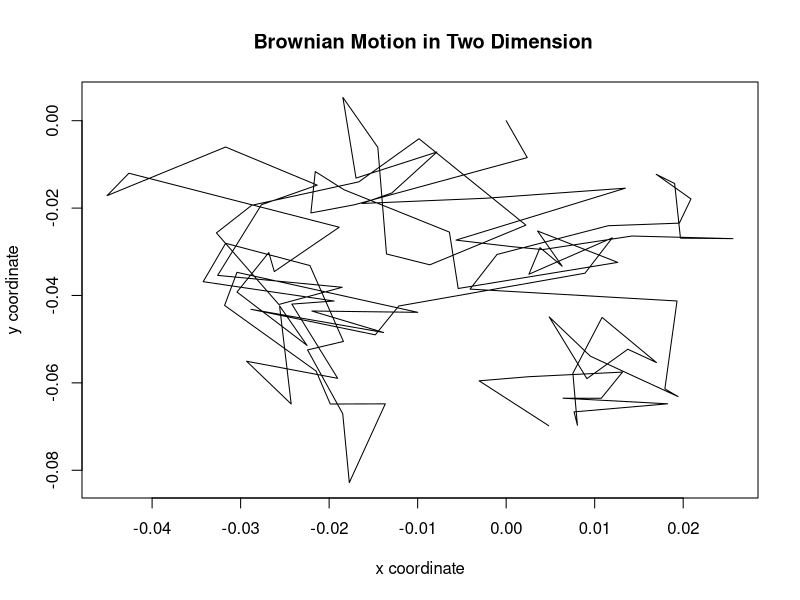

The R source for this figure:
vx <- 0.5; #parameter setting
vy <- 0.2; 
delta_t <- 0.0001;
sigma <- 1;
xdis <- sigma*sqrt(delta_t)*rnorm(99, 0 ,1) + delta_t*vx ; # x coordinate
ydis <- sigma*sqrt(delta_t)*rnorm(99, 0 ,1) + delta_t*vy ; # y coordinate
xdis = cumsum(xdis);# sum the value in the array before i.
ydis = cumsum(ydis);
xdims <- append(xdis,c(0),after=0); # make sure that the start point is (0,0)
ydims <- append(ydis,c(0),after=0);
plot(xdims, ydims, type="l", main =" Brownian Motion in Two Dimension", xlab="x coordinate", ylab = "y coordinate"); # make a 2-dimensional plot.
